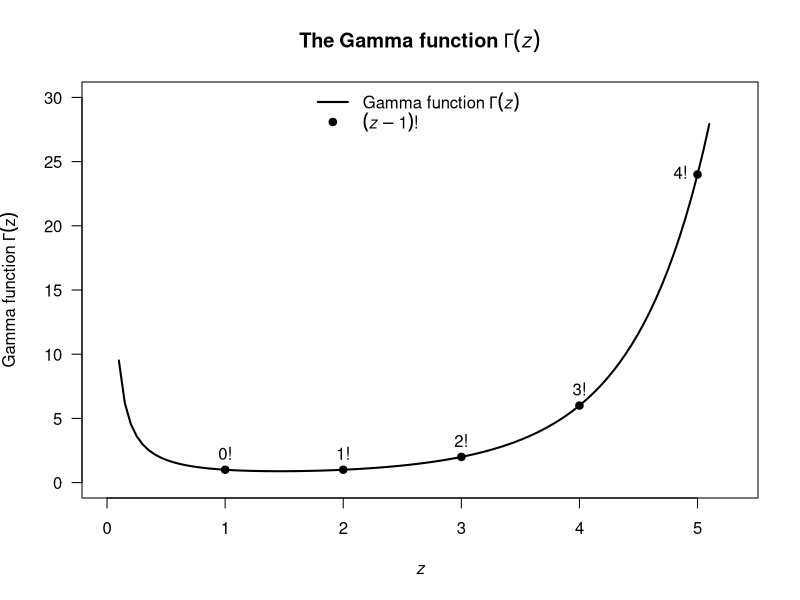
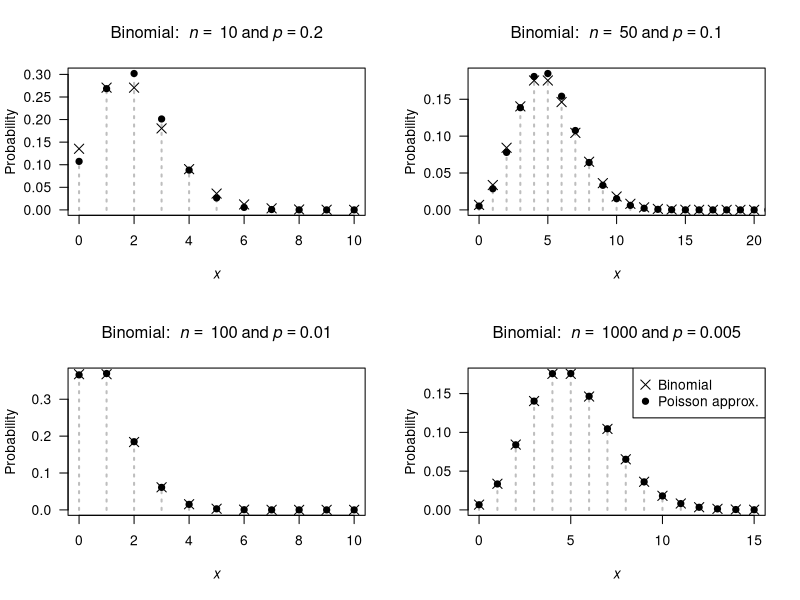
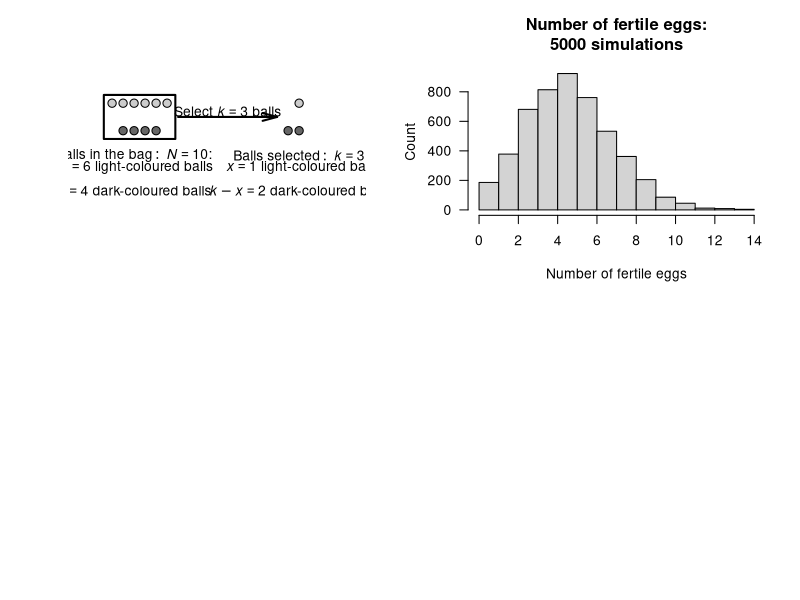
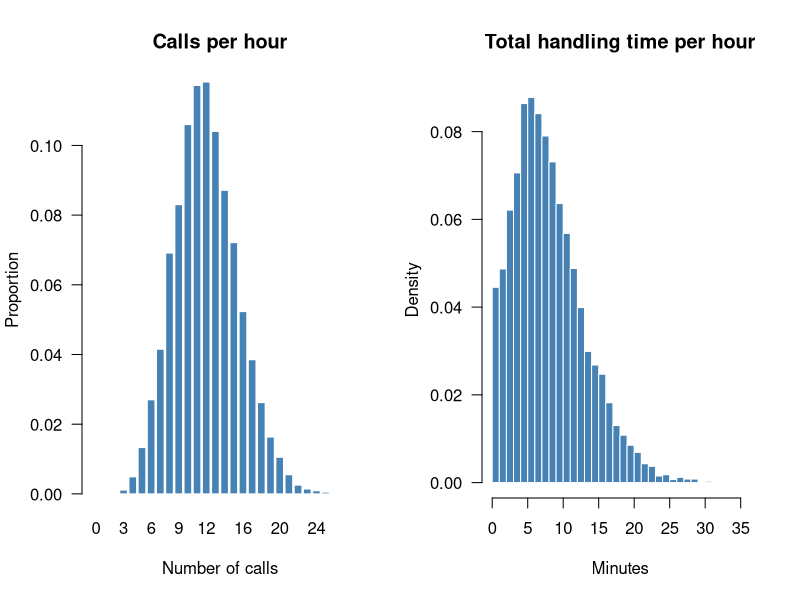

Source code (R) for these figures, in order:
## ---- chunk 1

## ---- chunk 2

## ---- chunk 3
dbinom(2,
       prob = 1/6,
       size = 4)
## ---- chunk 4
dbinom(0,
       size = 10,
       prob = 0.05)
## ---- chunk 5
dbinom(10,
       size = 10,
       prob = 0.95)
## ---- chunk 6

## ---- chunk 7

## ---- chunk 8
dgeom(4, prob = 0.2)
## ---- chunk 9
pgeom(4, prob = 0.2)
## ---- chunk 10

## ---- chunk 11

## ---- chunk 12
x.values <- seq(1, 100, 
                by = 1)
1 - sum(dnbinom( x.values, 
                 size = 10, 
                 prob = 0.15))
# Alternatively:
1 - pnbinom(100, 
            size = 10, 
            prob = 0.15)
## ---- chunk 13

xPoints <- 1:5
xCont <- seq(0.1, 5.1, 
             length = 100)

plot( x = c(0, 5.3),
      y = c(0, 25),
      type = "n",
      las = 1,
      ylim = c(0, 30),
      xlab = expression(italic(z)),
      ylab = bquote("Gamma function" ~ Gamma(z)),
      main = expression(bold(The~"Gamma function"~Gamma(italic(z)))))
lines( x = xCont,
       y = gamma(xCont),
       lwd = 2)
points(x = xPoints,
       y = gamma(xPoints),
       pch = 19)
legend("top",
       pch = c(NA, 19),
       lty = c(1, NA),
       bty = "n",
       lwd = c(2, NA),
       legend = c(bquote("Gamma function" ~ Gamma(italic(z))),
                  expression(paste( group("(", list(italic(z) - 1),")"), "!" ) ) ) )

text(x = xPoints,
     y = gamma(xPoints),
     pos = c(3, 3, 3, 3, 2),
     labels = c("0!",
                "1!",
                "2!",
                "3!",
                "4!") )
## ---- chunk 14
pnbinom(360, 
        size = 5, 
        prob = 0.02)
## ---- chunk 15
MitesTab <- array( dim = c(9, 5))

MitesTab[1, ] <- c(0 ,  70 ,  0.467 ,  0.318 ,  0.449)
MitesTab[2, ] <- c(1 ,  38 ,  0.253 ,  0.364 ,  0.261)
MitesTab[3, ] <- c(2 ,  17 ,  0.113 ,  0.209 ,  "0.140")
MitesTab[4, ] <- c(3 ,  10 ,  0.067 ,  "0.080" ,  0.073)
MitesTab[5, ] <- c(4 ,  9 ,  "0.060" ,  0.023 ,  0.038)
MitesTab[6, ] <- c(5 ,  3 ,  "0.020" ,  0.005 ,  0.019)
MitesTab[7, ] <- c(6 ,  2 ,  0.013 ,  0.001 ,  "0.010")
MitesTab[8, ] <- c(7 ,  1 ,  0.007 ,  "0.000" ,  0.005)
MitesTab[9, ] <- c("8+" ,  0 ,  "0.000" ,  "0.000" ,  "0.000")

MitesTab.caption <- "Counts of mites on leaves selected at random from six similar apple trees."

if( knitr::is_latex_output() ) {
  knitr::kable(MitesTab,
               format = "latex",
               booktabs = TRUE,
               longtable = FALSE,
               align = "c",
               linesep = c("", "", "\\addlinespace"),
               col.names = c("mites per leaf", 
                             "with that many mites",
                             "probability",
                             "probability",
                             "probability"),
               caption = MitesTab.caption) %>%
    kable_styling(font_size = 10) %>%
    add_header_above( c("Number of" = 1,
                        "Number of leaves" = 1,
                        "Empirical" = 1,
                        "Poisson" = 1,
                        "Negative binomial" = 1),
                      bold = TRUE,
                      line = FALSE) %>%
    row_spec(0, bold = TRUE) 
}
if( knitr::is_html_output() ) {
  knitr::kable(MitesTab,
               format = "html",
               booktabs = TRUE,
               longtable = FALSE,
               align = "c",
               linesep = c("", "", "\\addlinespace"),
               col.names = c("mites per leaf", 
                             "with that many mites",
                             "probability",
                             "probability",
                             "probability"),
               caption = MitesTab.caption) %>%
    add_header_above( c("Number of" = 1,
                        "Number of leaves" = 1,
                        "Empirical" = 1,
                        "Poisson" = 1,
                        "Negative binomial" = 1),
                      bold = TRUE,
                      line = FALSE) %>%
    row_spec(1, bold = TRUE) 
}
## ---- chunk 16

## ---- chunk 17

## ---- chunk 18
1 - dpois(0,
          lambda = 2)
## ---- chunk 19
BombTable <- array( dim = c(8, 4))
colnames(BombTable) <- c("Hits",
                         "Number of bombs",
                         "Proportion of bombs",
                         "Poisson proportion")
BombTable[, 1] <- 0:7
BombTable[, 2] <- c(229,
                    211,
                    93,
                    35,
                    7,
                    0,
                    0,
                    1)
BombTable[, 3] <- round(BombTable[, 2] / sum(BombTable[, 2]), 4)
lambda <- 0.93 # sum( BombTable[, 1] * BombTable[, 3])

BombTable[, 4] <- dpois(0:7,
                        lambda = lambda )
BombTable[, 4] <- round( BombTable[, 4], 4)
BombTable[ 8, 4] <- 1 - sum( BombTable[1:7, 4])

BombTable.caption <- "The number of flying bomb hits on London during World War II in a $36$\\ square kilometre area of South London. The proportion of the $576$\\ grid squares receiving $0, 1, ...$ hits was also computed. The observed and empirical probabilities are shown. The Poisson distribution fits the data well."

if( knitr::is_latex_output() ) {
  knitr::kable( BombTable,
                format = "latex",
                booktabs = TRUE,
                longtable = FALSE,
                linesep = c("", "", "\\addlinespace"),
                col.names = c("Hits",
                              "Number bombs", 
                              "Proportion bombs", 
                              "Poisson proportion"),
                caption = BombTable.caption) %>%
    kable_styling(font_size = 10) %>%
    row_spec(0, bold = TRUE)
}
if( knitr::is_html_output() ) {
  knitr::kable( BombTable,
                format = "html",
                booktabs = TRUE,
                longtable = FALSE,
                linesep = c("", "", "\\addlinespace"),
                col.names = c("Hits",
                              "Number bombs", 
                              "Proportion bombs", 
                              "Poisson proportion"),
                caption = BombTable.caption) %>%
    row_spec(1, bold = TRUE)
}

## ---- chunk 20
par( mfrow = c(2, 2))

n <- c(10, 50, 
       100, 1000)
p <- c(0.2, 0.1, 
       0.010, 0.005)
xmax <- c(10, 20, 
          10, 15)

for (i in (1:4)) {
   pValue <- p[i]
   nValue <- n[i]
   
  x <-  0:n[i]
  y <- dbinom(x, 
              size = n[i],
              prob = p[i])
  
   plot( x = x,
         y = y,
         xlim = c(0, xmax[i]),
         xlab = expression(italic(x)),
         ylab = "Probability",
         main = bquote("Binomial: " ~ italic(n) == ~ .(nValue) ~ "and" ~ italic(p) == .(pValue) ),
         lwd = 2,
         las = 1,
         lty = 3,
         col = "grey",
         type = "h")
  points(x = x,
         y = y,
         pch = 19)

  muPoisson <- nValue * pValue
  xValues <- 0:xmax[i]
  points( x = xValues,
          y = dpois(xValues,
                    lambda = muPoisson),
          pch = 4,
          cex = 1.5)
  
  if (i == 4 ){
    legend("topright",
           pch = c(4, 19),
           pt.cex = c(1.5, 1),
           legend = c("Binomial",
                      "Poisson approx."))
  }
  
}

## ---- chunk 21
drawBall <- function(x, y, diameter = 1, col = "white", ...){
  t <- seq(0, 2 * pi, 
           length = 100)
  tx <- cos(t) * diameter
  ty <- sin(t) * diameter
  polygon( x = x + tx,
           y = y + ty,
           col = col,
         ...)
  
}



#############
### "Bag"


plot(x = c(-1, 9),
     y = c(-2, 2),
     asp = 1,
     axes = FALSE,
     type = "n",
     xlab = "",
     ylab = ""
     )
drawBall(x = 0.2,
         y = 1.4,
         diameter = 0.15,
         col = grey(0.8))
drawBall(x = 0.6,
         y = 1.4,
         diameter = 0.15,
         col = grey(0.8))
drawBall(x = 1.0,
         y = 1.4,
         diameter = 0.15,
         col = grey(0.8))
drawBall(x = 1.4,
         y = 1.4,
         diameter = 0.15,
         col = grey(0.8))
drawBall(x = 1.8,
         y = 1.4,
         diameter = 0.15,
         col = grey(0.8))
drawBall(x = 2.2,
         y = 1.4,
         diameter = 0.15,
         col = grey(0.8))




drawBall(x = 0.6,
         y = 0.4,
         diameter = 0.15,
         col = grey(0.4))
drawBall(x = 1.0,
         y = 0.4,
         diameter = 0.15,
         col = grey(0.4))
drawBall(x = 1.4,
         y = 0.4,
         diameter = 0.15,
         col = grey(0.4))
drawBall(x = 1.8,
         y = 0.4,
         diameter = 0.15,
         col = grey(0.4))

polygon( x = c(-0.1, -0.1, 2.5, 2.5),
         y = c(0.1, 1.7, 1.7, 0.1),
         lwd = 2)
text(x = 1,
     y = -0.5,
     #font = 2, # BOLD
     labels = expression(paste(Balls~"in"~the~bag:~italic(N)==10*":")))
text(x = 1,
     y = -1.35,
     labels = expression( atop( italic(m)==6~"light-coloured balls",
                                italic(n)==4~"dark-coloured balls") ))



#############
### Selection



drawBall(x = 1.0 + 6,
         y = 1.4,
         diameter = 0.15,
         col = grey(0.8))





drawBall(x = 0.6 + 6,
         y = 0.4,
         diameter = 0.15,
         col = grey(0.4))
drawBall(x = 1.0 + 6,
         y = 0.4,
         diameter = 0.15,
         col = grey(0.4))


#polygon( x = c(-0.1 + 6, -0.1 + 6, 2.5, 2.5),
#         y = c(0.1, 1.7, 1.7, 0.1),
#         lwd = 2)
text(x = 1 + 6,
     y = -0.5,
     #font = 2, # BOLD
     labels = expression(paste(Balls~selected:~italic(k)==3)) )
text(x = 1 + 6,
     y = -1.35,
     labels = expression( atop( italic(x)==1~"light-coloured ball",
                                italic(k)-italic(x)==2~"dark-coloured balls") ) )

arrows( x0 = 2.6,
        x1 = 6.2,
        y0 = 0.9, 
        y1 = 0.9,
        lwd = 2,
        length = 0.15,
        angle = 15)
text(x = 4.4,
     y = 1.1,
     labels = expression( paste(Select~italic(k)==3~balls)))

#axis(side = 1); axis(side = 2); box()
## ---- chunk 22
dhyper(x = 4, m = 13, n = 7, k = 5) + 
  dhyper(x = 5, m = 13, n = 7, k = 5)
## ---- chunk 23
set.seed(107283)
## ---- chunk 24
rpois(3, # Generate three random numbers...
      lambda = 4) # ... with mean = 4
## ---- chunk 25
set.seed(17283)
## ---- chunk 26
# One female
NumberOfEggs <- rpois(1, 
                      lambda = 8.5)

# How many eggs are fertile?
NumberFertileEggs <- rbinom(1, # Only one random number for this one female
                            size = NumberOfEggs,
                            prob = 0.6)
cat("Number of eggs:", NumberOfEggs,
    "| Number of fertile eggs:", NumberFertileEggs, "\n")
## ---- chunk 27
set.seed(109883)
## ---- chunk 28
numberSims <- 5000      # How many simulations (i.e., insects)

# Create some arrays to store information
NumberOfEggs <- array( dim = numberSims )
NumberFertileEggs <- array( dim = numberSims )

# Now we use a loop:
for (i in (1:numberSims)){       # For *each* simulation/insect...
  NumberOfEggs[i] <- rpois(1,    # ... this many eggs are layed...
                           lambda = 8.5)
  
                                 # ... and this many are fertile
  NumberFertileEggs[i] <- rbinom(1, # Only one random number/female
                                 size = NumberOfEggs[i],
                                 prob = 0.6)
}
## ---- chunk 29
hist(NumberFertileEggs,
     las = 1, # Horizontal tick mark labels
     xlab = "Number of fertile eggs",
     ylab = "Count",
     main = "Number of fertile eggs:\n5000 simulations")
## ---- chunk 30
sum( NumberFertileEggs > 6) / numberSims
## ---- chunk 31
mean( NumberFertileEggs )
var( NumberFertileEggs )
## ---- chunk 32
set.seed(2091)
## ---- chunk 33
numberSims <- 5000      # How many simulations (i.e., insects)

# Create some arrays to store information
NumberOfEggs <- array( dim = numberSims )
NumberFertileEggs <- array( dim = numberSims )

# Now we use a loop:
for (i in (1:numberSims)){       # For *each* simulation/insect...
  NumberOfEggs[i] <- rpois(1,    # ... this many eggs are layed...
                           lambda = 7.0)
  
                                 # ... and this many are fertile
  NumberFertileEggs[i] <- rbinom(1, # Only one random number/female
                                 size = NumberOfEggs[i],
                                 prob = 0.65)
}

mean( NumberFertileEggs )
var( NumberFertileEggs )
## ---- chunk 34
set.seed(55301)
## ---- chunk 35
n      <- 10000     # Number of hours of simulation
lambda <- 12
p_res  <- 0.7

n_calls    <- rpois(n, lambda = lambda)
n_resolved <- rbinom(n, size = n_calls, prob = p_res)
first_fail <- rgeom(n, prob = 1 - p_res)
## ---- chunk 36
cat("--- Number of calls ---\n",
    "Theoretical mean:    ", lambda, "\n",
    "Simulated mean:      ", round(mean(n_calls), 2), "\n\n")

cat("--- First unresolved call ---\n",
    "Theoretical mean:    ", (1 - p_res) / p_res, "\n")


cat("Simulated mean:      ", round(mean(first_fail), 2), "\n",
    "--- Resolved calls per hour ---\n",
    "Simulated mean:      ", round(mean(n_resolved), 2), "\n",
    "Simulated variance:  ", round(var(n_resolved), 2), "\n")
## ---- chunk 37
###   Theoretical P(C > 15): 
round(1 - ppois(15, lambda = lambda), 3)

###   Simulated P(C > 15):
round(mean(n_calls > 15), 3)
## ---- chunk 38
n_unresolved <- n_calls - n_resolved

###   Simulated P(no unresolved calls):
round(mean(n_unresolved == 0), 3)
## ---- chunk 39
streak3 <- replicate(n, {
  resolved <- rbinom(20, 
                     size = 1, 
                     prob = p_res)
  unres    <- 1 - resolved
  any(rle(unres)$lengths[rle(unres)$values == 1] >= 3)
})

###   "P(3+ consecutive unresolved in 20 calls):
round(mean(streak3), 3)
## ---- chunk 40
total_time <- sapply(n_resolved, function(r) {
  if (r == 0) 0 else sum(rgeom(r, prob = 0.5))
})

###   P(total handling time > 60 min):
round(mean(total_time > 60), 3)

### Mean total handling time (min):
round(mean(total_time), 2)
## ---- chunk 41
busy_day <- replicate(n, {
  any(rpois(8, lambda = lambda) > 20)
})

###   "Simulated probability:
round(mean(busy_day), 3)

### Theoretical probability:
round(1 - ppois(20, lambda = lambda)^8, 3)
## ---- chunk 42
par(mfrow = c(1, 2))
barplot(table(n_calls) / n,
        main   = "Calls per hour",
        xlab   = "Number of calls",
        ylab   = "Proportion",
        las    = 1,
        col    = "steelblue",
        border = "white")
hist(total_time,
     breaks = 40,
     main   = "Total handling time per hour",
     xlab   = "Minutes",
     freq   = FALSE,
     las    = 1,
     col    = "steelblue",
     border = "white")
## ---- chunk 43
Rabbits <- array( dim = c(2, 7) )

Rabbits[1, ] <- c("$x$", 1:6)
Rabbits[2, ] <- c("$n_x$", 247, 63, 20, 4, 2, 1)


if( knitr::is_latex_output() ) {
  knitr::kable(Rabbits, 
               format = "latex",
               booktabs = TRUE,
               align = "r",
               longtable = FALSE,                
               escape = FALSE,
               caption = "The number of rabbits $n_x$ at each trapping who had been previously trapped.") %>%
    kable_styling(font_size = 10) %>%
    row_spec(0, bold = TRUE) 
}
if( knitr::is_html_output() ) {
  knitr::kable(Rabbits, 
               format = "html",
               booktabs = TRUE,
               align = "r",
               longtable = FALSE,                
               escape = FALSE,
               caption = "The number of rabbits $n_x$ at each trapping who had been previously trapped.") 
}

## ---- chunk 44
EggsTable <- array( dim = c(1, 3))

EggsTable[1, ] <- c(9, 29, 199)

rownames(EggsTable) <- c("Number of clutches")


if( knitr::is_latex_output() ) {
  knitr::kable(EggsTable,
               format = "latex",
               booktabs = TRUE,
               align = "r",
               longtable = FALSE,                
               escape = FALSE,
               col.names = c("1 egg",
                             "2 eggs",
                             "3 eggs"),
               caption = "The numbers of eggs per clutch.") %>%
    kable_styling(font_size = 10) %>%
    row_spec(0, bold = TRUE) 
}
if( knitr::is_html_output() ) {
  knitr::kable(EggsTable,
               escape = TRUE,
               format = "html",
               booktabs = TRUE,
               align = "r",
               longtable = FALSE,                
               col.names = c("1 egg",
                             "2 eggs",
                             "3 eggs"),
               caption = "The numbers of eggs per clutch.") %>%
    row_spec(1, bold = TRUE) 
}
